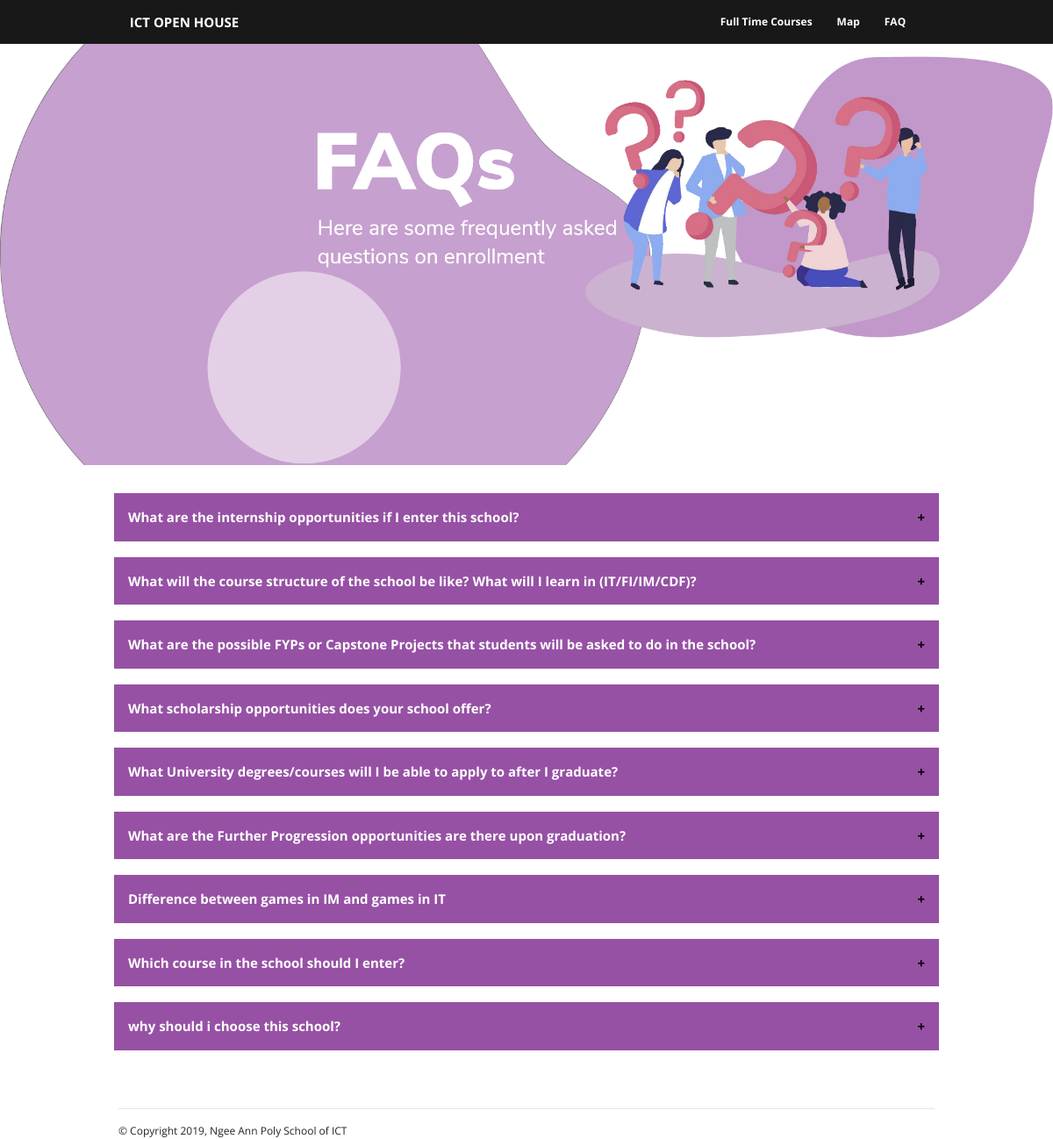
Before: /views/faq.php with the older database file.
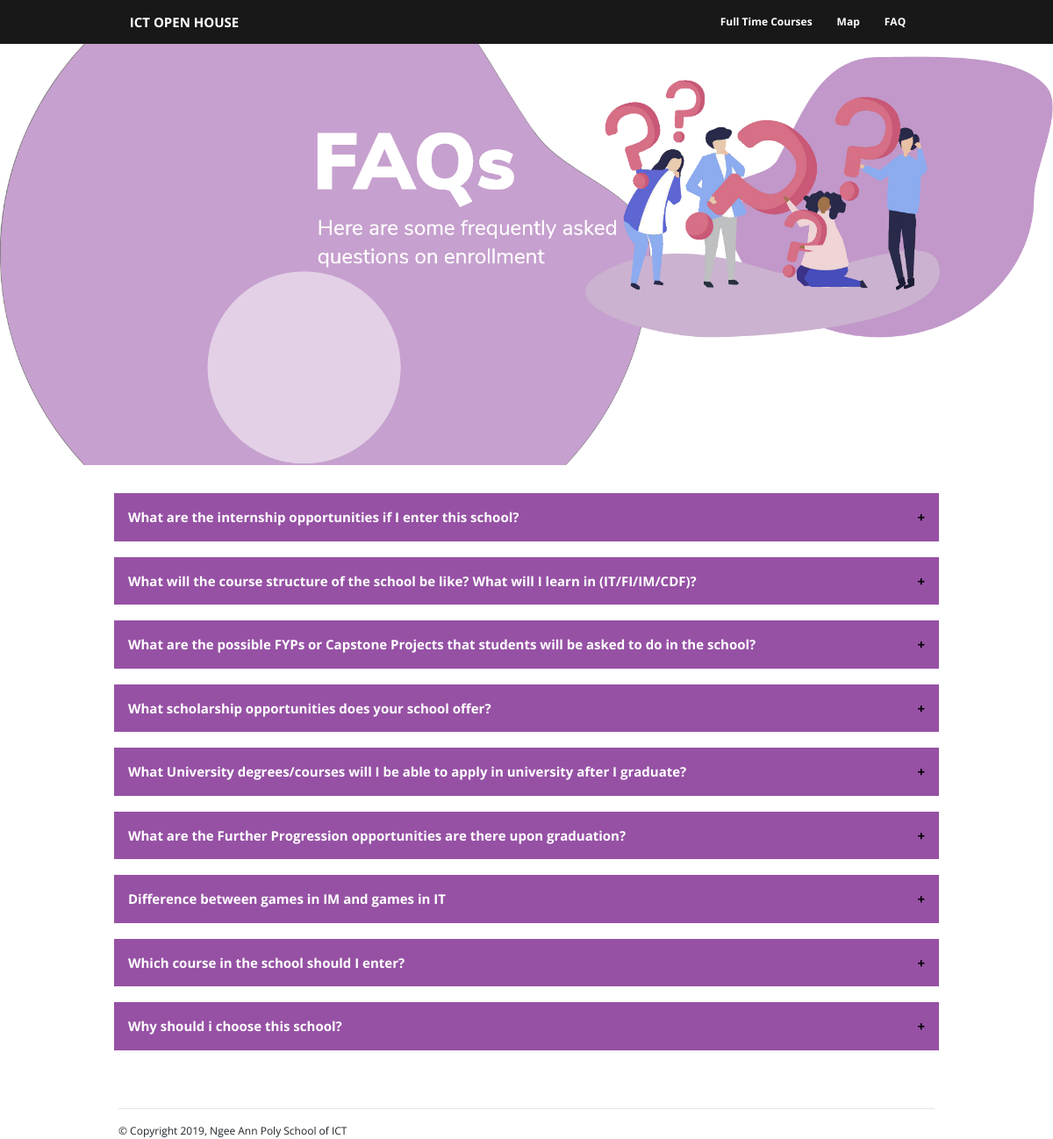
After: the same page with the newer database file.
### tables this page shows
CREATE TABLE FAQ
(
  question_id INT(4) NOT NULL,
  question_text TEXT DEFAULT NULL,
  question_answer TEXT DEFAULT NULL,
  CONSTRAINT pk_item PRIMARY KEY (question_id)
);

### helpers/helper.php (called while the page is built, shortened)
<?php
class Helper
{
    private $defaultPath;
    public function __construct()
    {
        $this->defaultPath = ($_SERVER['SERVER_NAME'] == 'localhost') ? '/capstone-project/' : '/' ;
    }
    function cssPath($file) {
        $hrefPath = $this->defaultPath .'assets/css/'. $file;
        return $hrefPath;
    }
    function pageUrl($file) {
        $httpProtocol = !isset($_SERVER['HTTPS']) || $_SERVER['HTTPS'] != 'on' ? 'http' : 'https';
        $url = $httpProtocol . '://' . $_SERVER['HTTP_HOST'] . $this->defaultPath;
        if ($file !== 'index.php') {
            $url .= 'views/' . $file;
        }
        return $url;
    }
}
?>

### helpers/mysql.php (called while the page is built, shortened)
<?php
class Mysql_Driver
{
    private $connection;
    public function connect()
    {
          $host = 'localhost';
         $user = 'root';
          $password = '';
		 $database = 'ict_open_house';
        $this->connection = mysqli_connect($host, $user, $password, $database);
    }
    public function query($qry)
	{
      	$result = mysqli_query($this->connection,$qry);
		if (!$result)
			trigger_error("Query Failed! SQL: $qry - Error: " .
			mysqli_error($this->connection));
		else
			return $result;
	}
	public function fetch_array($result)
	{
		return mysqli_fetch_array($result);
	}
}
?>

### views/faq.php (the view, shortened to what this page needs)
<?php
 include_once __DIR__.'/../helpers/mysql.php';
 include_once __DIR__.'/../helpers/helper.php';
 $helper = new Helper();
 $db = new Mysql_Driver();
 $db->connect();
 $backgroundPath = '../assets/img/General/FAQ.png';
 $sql = "SELECT * FROM FAQ";
    $faqResults = $db->query($sql);
    $faqResultsArray = [];
    while ($row = $db->fetch_array($faqResults)) {
        $faqResultsArray[] = $row;
    }
?>
<!DOCTYPE html>
<html lang="en">
<?php include $helper->subviewPath('header.php') ?>
<head>
</head>
<main class="faq-wrapper">
    <?php include $helper->subviewPath('navbar.php') ?>
    <section class="main-banner container-fluid" style="background-image: linear-gradient(rgba(0, 0, 0, 0), rgba(0, 0, 0, 0)), url(<?php echo $backgroundPath ?>);">
    </section>
    <section class="faq-content container">
        <div id="myBtnContainer-faq">
            <?php foreach ($faqResultsArray as $key => $row):?>
            <div class="colle">
                <button class="collapsible"><b><?php echo $faqResultsArray[$key]['question_text'] ?></b></button>
            </div></br>
            <?php endforeach; ?>
        </div>
    </section>
</main>
<?php include $helper->subviewPath('footer.php') ?>
</html>

### views/sub-views/header.php (shortened to what this page needs)
<head>
    <link rel="stylesheet" type="text/css" href="https://stackpath.bootstrapcdn.com/bootstrap/4.3.1/css/bootstrap.min.css">
    <link rel="stylesheet" type="text/css" href="<?php echo $helper->cssPath("fullpage.css") ?>" />
    <link rel="stylesheet" type="text/css" href="<?php echo $helper->cssPath("shared.css") ?>"/>
    <link rel="stylesheet" type="text/css" href="<?php echo $helper->cssPath("index.css") ?>"/>
    <link rel="stylesheet" type="text/css" href="<?php echo $helper->cssPath("modules.css") ?>"/>
    <link rel="stylesheet" type="text/css" href="<?php echo $helper->cssPath("faq.css") ?>"/>
    <link rel="stylesheet" type="text/css" href="<?php echo $helper->cssPath("projects.css") ?>"/>
    <link rel="stylesheet" type="text/css" href="<?php echo $helper->cssPath("dynamicStyle.php") ?>"/>
    <link rel="stylesheet" type="text/css" href="../assets/slick/slick.css"/>
    <link rel="stylesheet" type="text/css" href="../assets/slick/slick-theme.css"/>
</head>
<body>

### views/sub-views/navbar.php (shortened to what this page needs)
<div class="navbar-placeholder">
    <nav class="navbar navbar-expand-sm navbar-dark bg-custom">
        <div class="container">
            <a class="navbar-brand mb-0" href=<?php echo $helper->pageUrl("index.php")?>><b>ICT OPEN HOUSE</b></a>
            <div class="collapse navbar-collapse justify-content-end" id="navbarNav">
                <div class="navbar-nav">
                <a class="nav-item text-white nav-link" href="<?php echo $helper->pageUrl("index.php") ?>"><b class="tabName">Full Time Courses</b><span class="sr-only">(current)</span></a>
                    <a class="nav-item text-white nav-link" href="<?php echo $helper->pageUrl("tour.php") ?>"><b class="tabName">Map</b></a>
                    <a class="nav-item text-white nav-link" href="<?php echo $helper->pageUrl("faq.php") ?>"><b class="tabName">FAQ</b></a>
                </div>
            </div>
        </div>
    </nav>
</div>

### views/sub-views/footer.php (shortened to what this page needs)
<footer>
    <div class="container">
        <div class="row">
            <div class="col-12">
                <hr>
                <p>&copy; Copyright 2019, Ngee Ann Poly School of ICT</p>
            </div>
        </div>
    </div>
</footer>
</body>

### assets/css/shared.css (style rules this page uses)
body { font-size:1vw; }
html { box-sizing: border-box; }
p { margin-bottom:0px !important; }
*, *:before, *:after { box-sizing: inherit; }
body { font-family: 'Open Sans',sans-serif; }
html, body { background-color: #ffffff; }
body, main { min-height: 100vh; }
.main-banner { color: white; display: flex; justify-content: center; align-items: center; height: 60vh; background-size: cover; background-repeat: no-repeat; background-position: center; flex-wrap: wrap; text-align: center; }
body { background-color: #ffffff; }
.bg-custom { background-color: #181818; color: white; }
.navbar-brand { font-size:1.25vw; }
.tabName { padding-right:1vw; }
@media only screen and (min-width: 1200px) { .container { max-width: none !important; width: 80% !important; } }

### assets/css/modules.css (style rules this page uses)
p { font-size: 1vw; }

### assets/css/faq.css (style rules this page uses)
#myBtnContainer-faq { margin: 2rem -5px; position: relative; }
.faq-wrapper .colle { border: 1px solid #9651A4; }
.faq-wrapper .collapsible { background-color: #9651A4; color: white; cursor: pointer; width: 100%; text-align: left; outline: none; font-size: 15px; border: none; padding: 15px; }
.faq-wrapper .collapsible:after { content: '\002B'; color: black; font-weight: bold; float: right; }

Changed rows visible on the page:
changed faq: question_text "What University degrees/courses will I be able to apply to after I graduate?" → "What University degrees/courses will I be able to apply in university after I graduate?"
changed faq: question_text "why should i choose this school?" → "Why should i choose this school?"
